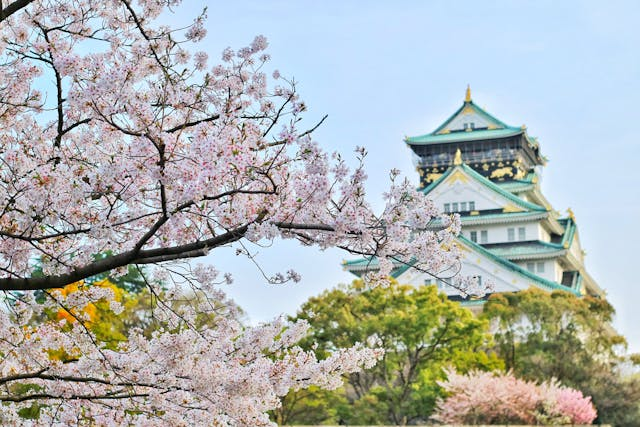
#> input picture image-processing/processamento-basico-de-imagens/images/img-original.jpg, 640 x 427 px
$ python noventa-graus.py
#> lines starting #> are read from the running program, lines starting #| are printed output that depends on the picture
from PIL import Image

def rotaciona_img(caminho_imagem, caminho_saida):
    # Abre a img
#> called with caminho_imagem = 'images/img-original.jpg'
    img = Image.open(caminho_imagem)
#> img is the input picture: PIL image 640x427 RGB; mean R, G, B 172.4, 177.8, 175.3

    # Gira a img em 90 graus
    img_rotacinada = img.rotate(-90)
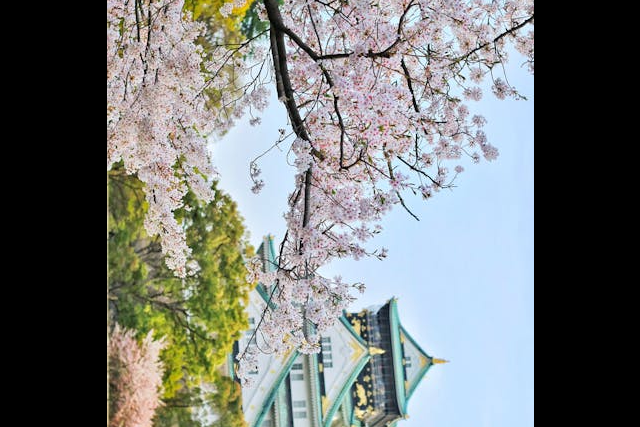
#> img_rotacinada: PIL image 640x427 RGB; mean R, G, B 114.7, 118.8, 117.1

    # Salva a img girada
    img_rotacinada.save(caminho_saida)

# Caminho da img de entrada e saída
caminho_imagem = "images/img-original.jpg"
caminho_saida = "images/noventa-graus-output/img-90-graus.jpg"

# Chama a função para girar a imgm e salvar
rotaciona_img(caminho_imagem, caminho_saida)
